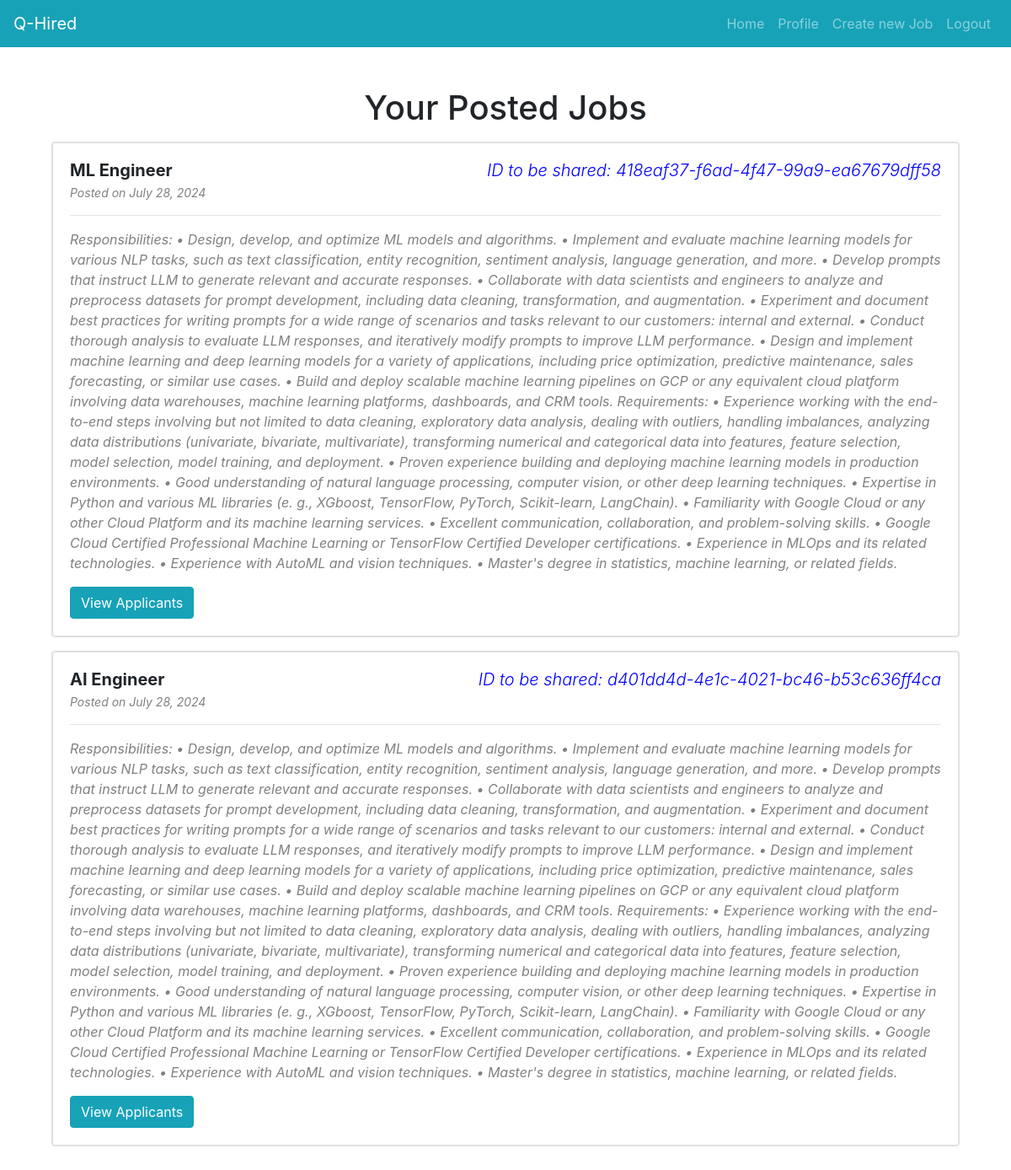
The page / (signed in) on the database its author committed.
### users/models.py (models this page shows, shortened)
class Postings(models.Model):
    posted_by = models.ForeignKey(settings.AUTH_USER_MODEL, on_delete=models.CASCADE, related_name='posted_jobs')
    job_id = models.UUIDField(primary_key=True, default=uuid.uuid4, editable=False)
    job_title = models.CharField(max_length=200)
    job_description = models.CharField(max_length=3000)
    min_match_rate_req = models.IntegerField()
    date_posted = models.DateField(default=timezone.now)

### content/views.py (the view)
# urls.py: path('', views.PostedListView.as_view(),name='home'),
class PostedListView(ListView):
    template_name = 'home.html'
    context_object_name = 'data'
    paginate_by = 3
    def get_queryset(self):
        user = self.request.user
        if user.is_authenticated:
            return user.posted_jobs.all().order_by('-date_posted')
        return []
    def get_context_data(self, **kwargs):
        context = super().get_context_data(**kwargs)
        context['data'] = [
            {
                'title': job.job_title,
                'desc': job.job_description,
                'date_posted': job.date_posted,
                'job_id':job.job_id,
            }
            for job in self.object_list
        ]
        return context

### content/templates/home.html (shortened to what this page needs)
<!DOCTYPE html>
<html lang="en">
<head>
    <link href="https://stackpath.bootstrapcdn.com/bootstrap/4.5.2/css/bootstrap.min.css" rel="stylesheet">
</head>
<body>
    <div class="container-md-expand-sm">
    <nav class="navbar navbar-expand-sm navbar-dark" style="background-color: rgb(23, 162, 184);">
        <a class="navbar-brand" href="#">Q-Hired</a>
        <div class="collapse navbar-collapse" id="navbarNav">
            <ul class="navbar-nav ml-auto">
                {% block navs %}
                    {% if user.is_authenticated %}
                        <li class="nav-item">
                            <a class="nav-link" href="{% url 'home' %}">Home</a>
                        </li>
                        <li class="nav-item">
                            <a class="nav-link" href="{% url 'profile' %}">Profile</a>
                        </li>
                        <li class="nav-item">
                            <a class="nav-link" href="{% url 'job-create' %}">Create new Job</a>
                        </li>
                        <li class="nav-item">
                            <a class="nav-link" href="{% url 'logout' %}">Logout</a>
                        </li>
                    {% endif %}
                {% endblock %}
            </ul>
        </div>
    </nav>
</div>
    {% block content %}
        {% if not user.is_authenticated %}
        <div class="container-md" style="margin-top: 5%;">
            <div class="bento-grid">
                <div class="bento-item" style="background-color: rgb(172, 126, 0);">Easy managing jobs and applicants</div>
            </div>
            <div class="bento-grid">
                <div class="bento-item" style="background-color: blueviolet;">AI powered resume screening with custom filtering rates</div>
                <div class="bento-item" style="background-color: salmon;">One Stop Management Tool for creating and Managing Jobs</div>
                <div class="bento-item" style="background-color: rgb(194, 14, 134);">Applcation Process Made Simple With no SIGN UP</div>
            </div>
            <div class="bento-grid">
                <div class="bento-item" style="background-color: crimson;">providing Instant Application FeedBack Regarding their Resume Screening Test</div>
            </div>
        </div>
        {% else %}
        <div class="container my-5">
            {% if data %}
            <h1 class="d-flex justify-content-center">Your Posted Jobs</h1>
            <div class="col-">
                {% for dt in page_obj.object_list %}
                <div class="card m-3">
                    <div class="card">
                        <div class="card-body">
                            <div class="d-flex align-items-center justify-content-between">
                                <h5 class="card-title mb-0" style="font-weight: bold;">{{ dt.job_title }}</h5>
                                <h5 class="card-title mb-0" style="font-weight: bold;color:blue;font-style: italic;font-weight: 300;">ID to be shared: {{ dt.job_id }}</h5>
                            </div>
                            <p class="font-italic mb-0" style="color: gray;font-size: 14px; margin-top: 4px;"> Posted on {{ dt.date_posted }}</p>
                            <hr>
                            <p class="mt-2" style="font-style: oblique; color:gray;">{{ dt.job_description }}</p>
                            <a href="{% url  'job_detail' dt.job_id  %}" class="btn btn-info">View Applicants</a>
                        </div>
                    </div>
                </div>
                {% endfor %}
            </div>
            {% endif %}
        </div>
        {% endif %}
    {% endblock %}
</body>
</html>

### rows shown on the page
Postings: job_title "ML Engineer", job_id "418eaf37-f6ad-4f47-99a9-ea67679dff58", date_posted "July 28, 2024", job_description "Responsibilities: • Design, develop, and optimize ML models and algorithms. • Implement and evaluate machine learning models for various NLP tasks, such as text classification, entity recognition, sentiment analysis, language generation, and more. • Develop prompts that instruct LLM to generate relevant and accurate responses. • Collaborate with data scientists and engineers to analyze and preprocess datasets for prompt development, including data cleaning, transformation, and augmentation. • Experiment and document best practices for writing prompts for a wide range of scenarios and tasks relevant to our customers: internal and external. • Conduct thorough analysis to evaluate LLM…"
Postings: job_title "AI Engineer", job_id "d401dd4d-4e1c-4021-bc46-b53c636ff4ca", date_posted "July 28, 2024", job_description "Responsibilities: • Design, develop, and optimize ML models and algorithms. • Implement and evaluate machine learning models for various NLP tasks, such as text classification, entity recognition, sentiment analysis, language generation, and more. • Develop prompts that instruct LLM to generate relevant and accurate responses. • Collaborate with data scientists and engineers to analyze and preprocess datasets for prompt development, including data cleaning, transformation, and augmentation. • Experiment and document best practices for writing prompts for a wide range of scenarios and tasks relevant to our customers: internal and external. • Conduct thorough analysis to evaluate LLM…"
